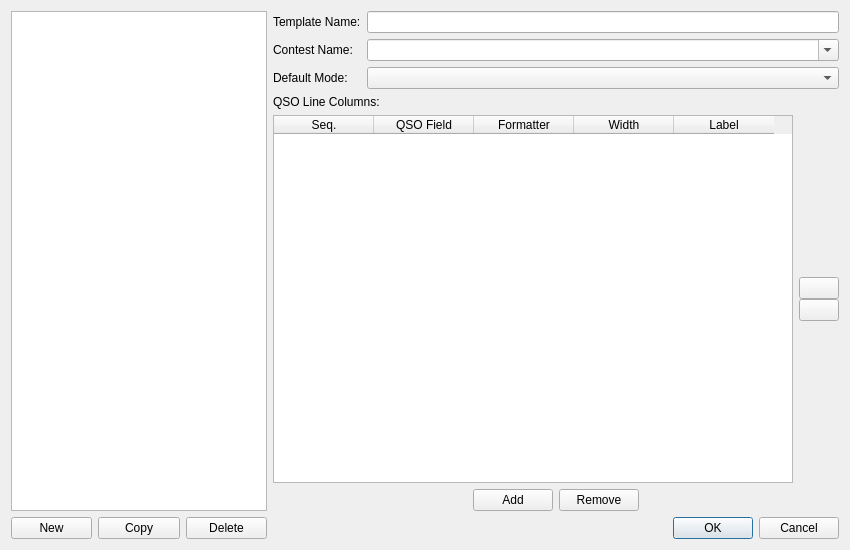
<?xml version="1.0" encoding="UTF-8"?>
<ui version="4.0">
 <class>CabrilloTemplateDialog</class>
 <widget class="QDialog" name="CabrilloTemplateDialog">
  <property name="geometry">
   <rect>
    <x>0</x>
    <y>0</y>
    <width>850</width>
    <height>550</height>
   </rect>
  </property>
  <property name="windowTitle">
   <string>Cabrillo Template Manager</string>
  </property>
  <property name="modal">
   <bool>true</bool>
  </property>
  <layout class="QHBoxLayout" name="mainHLayout">
   <item>
    <layout class="QVBoxLayout" name="leftLayout">
     <item>
      <widget class="QListWidget" name="templateList">
       <property name="sizePolicy">
        <sizepolicy hsizetype="Preferred" vsizetype="Expanding">
         <horstretch>0</horstretch>
         <verstretch>0</verstretch>
        </sizepolicy>
       </property>
      </widget>
     </item>
     <item>
      <layout class="QHBoxLayout" name="listButtonLayout">
       <item>
        <widget class="QPushButton" name="newButton">
         <property name="text">
          <string>New</string>
         </property>
        </widget>
       </item>
       <item>
        <widget class="QPushButton" name="copyButton">
         <property name="text">
          <string>Copy</string>
         </property>
        </widget>
       </item>
       <item>
        <widget class="QPushButton" name="deleteButton">
         <property name="text">
          <string>Delete</string>
         </property>
        </widget>
       </item>
      </layout>
     </item>
    </layout>
   </item>
   <item>
    <layout class="QVBoxLayout" name="rightLayout">
     <item>
      <layout class="QFormLayout" name="editorFormLayout">
       <item row="0" column="0">
        <widget class="QLabel" name="nameEditorLabel">
         <property name="text">
          <string>Template Name:</string>
         </property>
        </widget>
       </item>
       <item row="0" column="1">
        <widget class="QLineEdit" name="nameEdit"/>
       </item>
       <item row="1" column="0">
        <widget class="QLabel" name="contestEditorLabel">
         <property name="text">
          <string>Contest Name:</string>
         </property>
        </widget>
       </item>
       <item row="1" column="1">
        <widget class="QComboBox" name="contestCombo">
         <property name="editable">
          <bool>true</bool>
         </property>
        </widget>
       </item>
       <item row="2" column="0">
        <widget class="QLabel" name="defaultModeEditorLabel">
         <property name="text">
          <string>Default Mode:</string>
         </property>
        </widget>
       </item>
       <item row="2" column="1">
        <widget class="QComboBox" name="defaultModeCombo"/>
       </item>
      </layout>
     </item>
     <item>
      <widget class="QLabel" name="columnsLabel">
       <property name="text">
        <string>QSO Line Columns:</string>
       </property>
      </widget>
     </item>
     <item>
      <layout class="QHBoxLayout" name="horizontalLayout">
       <property name="bottomMargin">
        <number>0</number>
       </property>
       <item>
        <widget class="QTableWidget" name="columnsTable">
         <property name="toolTip">
          <string>Contest name as required by the rules. It is possible to enter a custom string if it is not included in the list.</string>
         </property>
         <property name="selectionMode">
          <enum>QAbstractItemView::SingleSelection</enum>
         </property>
         <property name="selectionBehavior">
          <enum>QAbstractItemView::SelectRows</enum>
         </property>
         <property name="verticalScrollMode">
          <enum>QAbstractItemView::ScrollPerPixel</enum>
         </property>
         <property name="horizontalScrollMode">
          <enum>QAbstractItemView::ScrollPerPixel</enum>
         </property>
         <property name="columnCount">
          <number>5</number>
         </property>
         <attribute name="verticalHeaderVisible">
          <bool>false</bool>
         </attribute>
         <column>
          <property name="text">
           <string>Seq.</string>
          </property>
         </column>
         <column>
          <property name="text">
           <string>QSO Field</string>
          </property>
         </column>
         <column>
          <property name="text">
           <string>Formatter</string>
          </property>
         </column>
         <column>
          <property name="text">
           <string>Width</string>
          </property>
         </column>
         <column>
          <property name="text">
           <string>Label</string>
          </property>
         </column>
        </widget>
       </item>
       <item>
        <layout class="QVBoxLayout" name="verticalLayout">
         <property name="spacing">
          <number>0</number>
         </property>
         <property name="leftMargin">
          <number>0</number>
         </property>
         <item>
          <spacer name="verticalSpacer_2">
           <property name="orientation">
            <enum>Qt::Vertical</enum>
           </property>
           <property name="sizeHint" stdset="0">
            <size>
             <width>20</width>
             <height>40</height>
            </size>
           </property>
          </spacer>
         </item>
         <item>
          <widget class="QPushButton" name="moveUpButton">
           <property name="text">
            <string notr="true"/>
           </property>
           <property name="icon">
            <iconset resource="../res/icons/icons.qrc">
             <normaloff>:/icons/baseline-play_up-24px.svg</normaloff>:/icons/baseline-play_up-24px.svg</iconset>
           </property>
          </widget>
         </item>
         <item>
          <widget class="QPushButton" name="moveDownButton">
           <property name="text">
            <string notr="true"/>
           </property>
           <property name="icon">
            <iconset resource="../res/icons/icons.qrc">
             <normaloff>:/icons/baseline-play_down-24px.svg</normaloff>:/icons/baseline-play_down-24px.svg</iconset>
           </property>
          </widget>
         </item>
         <item>
          <spacer name="verticalSpacer">
           <property name="orientation">
            <enum>Qt::Vertical</enum>
           </property>
           <property name="sizeHint" stdset="0">
            <size>
             <width>20</width>
             <height>40</height>
            </size>
           </property>
          </spacer>
         </item>
        </layout>
       </item>
      </layout>
     </item>
     <item>
      <layout class="QHBoxLayout" name="colButtonLayout">
       <item>
        <spacer name="colButtonSpacer">
         <property name="orientation">
          <enum>Qt::Horizontal</enum>
         </property>
         <property name="sizeHint" stdset="0">
          <size>
           <width>0</width>
           <height>0</height>
          </size>
         </property>
        </spacer>
       </item>
       <item>
        <widget class="QPushButton" name="addColumnButton">
         <property name="sizePolicy">
          <sizepolicy hsizetype="Minimum" vsizetype="Fixed">
           <horstretch>0</horstretch>
           <verstretch>0</verstretch>
          </sizepolicy>
         </property>
         <property name="text">
          <string>Add</string>
         </property>
        </widget>
       </item>
       <item>
        <widget class="QPushButton" name="removeColumnButton">
         <property name="text">
          <string>Remove</string>
         </property>
        </widget>
       </item>
       <item>
        <spacer name="horizontalSpacer">
         <property name="orientation">
          <enum>Qt::Horizontal</enum>
         </property>
         <property name="sizeHint" stdset="0">
          <size>
           <width>40</width>
           <height>20</height>
          </size>
         </property>
        </spacer>
       </item>
      </layout>
     </item>
     <item>
      <widget class="QDialogButtonBox" name="buttonBox">
       <property name="standardButtons">
        <set>QDialogButtonBox::Cancel|QDialogButtonBox::Ok</set>
       </property>
      </widget>
     </item>
    </layout>
   </item>
  </layout>
 </widget>
 <tabstops>
  <tabstop>nameEdit</tabstop>
  <tabstop>contestCombo</tabstop>
  <tabstop>defaultModeCombo</tabstop>
  <tabstop>newButton</tabstop>
  <tabstop>copyButton</tabstop>
  <tabstop>deleteButton</tabstop>
  <tabstop>addColumnButton</tabstop>
  <tabstop>removeColumnButton</tabstop>
  <tabstop>templateList</tabstop>
 </tabstops>
 <resources>
  <include location="../res/icons/icons.qrc"/>
 </resources>
 <connections>
  <connection>
   <sender>buttonBox</sender>
   <signal>rejected()</signal>
   <receiver>CabrilloTemplateDialog</receiver>
   <slot>reject()</slot>
   <hints>
    <hint type="sourcelabel">
     <x>425</x>
     <y>530</y>
    </hint>
    <hint type="destinationlabel">
     <x>425</x>
     <y>275</y>
    </hint>
   </hints>
  </connection>
  <connection>
   <sender>buttonBox</sender>
   <signal>accepted()</signal>
   <receiver>CabrilloTemplateDialog</receiver>
   <slot>accept()</slot>
   <hints>
    <hint type="sourcelabel">
     <x>425</x>
     <y>530</y>
    </hint>
    <hint type="destinationlabel">
     <x>425</x>
     <y>275</y>
    </hint>
   </hints>
  </connection>
  <connection>
   <sender>templateList</sender>
   <signal>currentRowChanged(int)</signal>
   <receiver>CabrilloTemplateDialog</receiver>
   <slot>templateSelectionChanged()</slot>
   <hints>
    <hint type="sourcelabel">
     <x>100</x>
     <y>200</y>
    </hint>
    <hint type="destinationlabel">
     <x>425</x>
     <y>275</y>
    </hint>
   </hints>
  </connection>
  <connection>
   <sender>newButton</sender>
   <signal>clicked()</signal>
   <receiver>CabrilloTemplateDialog</receiver>
   <slot>newTemplate()</slot>
   <hints>
    <hint type="sourcelabel">
     <x>60</x>
     <y>480</y>
    </hint>
    <hint type="destinationlabel">
     <x>425</x>
     <y>275</y>
    </hint>
   </hints>
  </connection>
  <connection>
   <sender>copyButton</sender>
   <signal>clicked()</signal>
   <receiver>CabrilloTemplateDialog</receiver>
   <slot>copyTemplate()</slot>
   <hints>
    <hint type="sourcelabel">
     <x>120</x>
     <y>480</y>
    </hint>
    <hint type="destinationlabel">
     <x>425</x>
     <y>275</y>
    </hint>
   </hints>
  </connection>
  <connection>
   <sender>deleteButton</sender>
   <signal>clicked()</signal>
   <receiver>CabrilloTemplateDialog</receiver>
   <slot>deleteTemplate()</slot>
   <hints>
    <hint type="sourcelabel">
     <x>160</x>
     <y>480</y>
    </hint>
    <hint type="destinationlabel">
     <x>425</x>
     <y>275</y>
    </hint>
   </hints>
  </connection>
  <connection>
   <sender>addColumnButton</sender>
   <signal>clicked()</signal>
   <receiver>CabrilloTemplateDialog</receiver>
   <slot>addColumn()</slot>
   <hints>
    <hint type="sourcelabel">
     <x>300</x>
     <y>400</y>
    </hint>
    <hint type="destinationlabel">
     <x>425</x>
     <y>275</y>
    </hint>
   </hints>
  </connection>
  <connection>
   <sender>removeColumnButton</sender>
   <signal>clicked()</signal>
   <receiver>CabrilloTemplateDialog</receiver>
   <slot>removeColumn()</slot>
   <hints>
    <hint type="sourcelabel">
     <x>400</x>
     <y>400</y>
    </hint>
    <hint type="destinationlabel">
     <x>425</x>
     <y>275</y>
    </hint>
   </hints>
  </connection>
  <connection>
   <sender>moveUpButton</sender>
   <signal>clicked()</signal>
   <receiver>CabrilloTemplateDialog</receiver>
   <slot>moveColumnUp()</slot>
   <hints>
    <hint type="sourcelabel">
     <x>500</x>
     <y>400</y>
    </hint>
    <hint type="destinationlabel">
     <x>425</x>
     <y>275</y>
    </hint>
   </hints>
  </connection>
  <connection>
   <sender>moveDownButton</sender>
   <signal>clicked()</signal>
   <receiver>CabrilloTemplateDialog</receiver>
   <slot>moveColumnDown()</slot>
   <hints>
    <hint type="sourcelabel">
     <x>600</x>
     <y>400</y>
    </hint>
    <hint type="destinationlabel">
     <x>425</x>
     <y>275</y>
    </hint>
   </hints>
  </connection>
 </connections>
 <slots>
  <slot>templateSelectionChanged()</slot>
  <slot>newTemplate()</slot>
  <slot>copyTemplate()</slot>
  <slot>deleteTemplate()</slot>
  <slot>addColumn()</slot>
  <slot>removeColumn()</slot>
  <slot>moveColumnUp()</slot>
  <slot>moveColumnDown()</slot>
 </slots>
</ui>
